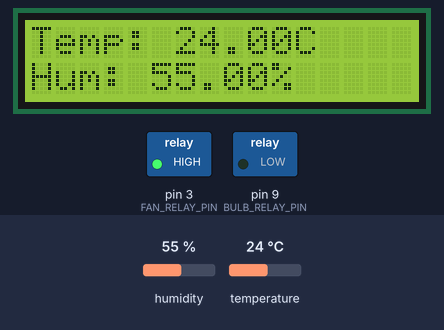
Recording of a sketch running on a simulated Arduino Uno, built with avr-gcc and run on an emulated ATmega328P. Parts: 16×2 character LCD, switched loads named in the sketch (green lamp = pin HIGH). Inputs (shaded band) come from the test bench; at power-on: humidity 55 %, temperature 24 °C. What the sketch prints to the serial monitor is not drawn.

Above: at 1.2 s.
1.3 s: humidity set to 51 %
At 3.5 s:
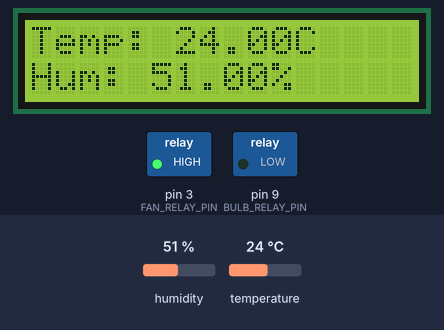
4.0 s: humidity set to 48 %
At 4.5 s:
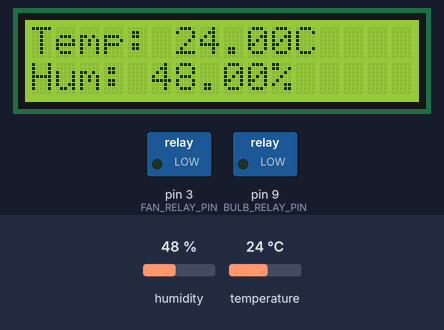
6.7 s: temperature set to 36 °C
At 8.9 s:
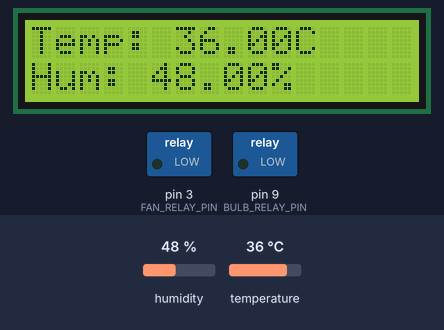
9.8 s: temperature set to 39 °C
At 11.1 s:
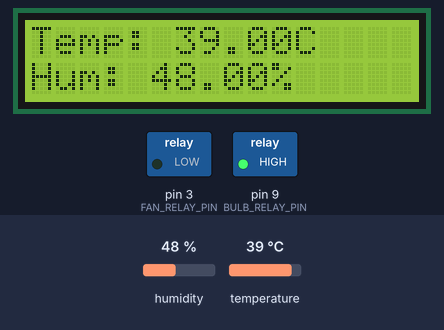
Timing chart, 0 to 12.8 s (numbered marks = the images above; inputs shaded):
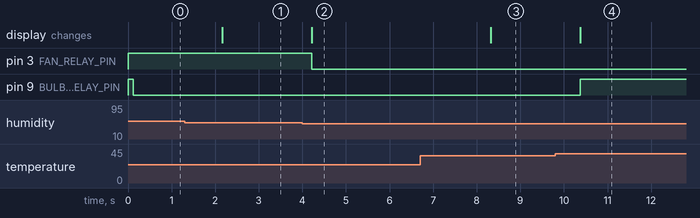

Measured:
- the behaviour switches between 50 and 49 % on humidity (found by bisection; images 1 and 2)
- the behaviour switches between 37 and 38 °C on temperature (found by bisection; images 3 and 4)
- after the input at 1.3 s, the display: changes after 0.87 s (image 1)
- after the input at 4.0 s, pin 3 (FAN_RELAY_PIN): HIGH → LOW after 0.22 s; the display: changes after 0.22 s (image 2)
- after the input at 6.7 s, the display: changes after 1.6 s (image 3)
- after the input at 9.8 s, pin 9 (BULB_RELAY_PIN): LOW → HIGH after 0.57 s; the display: changes after 0.57 s (image 4)

The sketch:

smart_incubator.ino
```cpp
#include <DHT.h>
#include <Wire.h>
#include <LiquidCrystal_I2C.h>

#define DHTPIN 2
#define FAN_RELAY_PIN 3     // Fan relay connected to pin 3
#define BULB_RELAY_PIN 9   // Bulb relay connected to pin 9
#define DHTTYPE DHT11

DHT dht(DHTPIN, DHTTYPE);
LiquidCrystal_I2C lcd(0x27, 16, 2);

// Temperature and humidity thresholds for fan control:
const float TEMP_THRESHOLD_FAN_ON = 37.5;   // Turn fan ON if temperature > 37.5°C
const float TEMP_THRESHOLD_FAN_OFF = 37.0;    // Turn fan OFF if temperature < 37.0°C
const float HUMIDITY_THRESHOLD_LOW = 50.0;    // Turn fan ON if humidity < 50%

// Temperature thresholds for bulb (heater) control:
const float TEMP_THRESHOLD_BULB_ON = 36.5;    // Turn bulb ON if temperature < 36.5°C
const float TEMP_THRESHOLD_BULB_OFF = 37.0;   // Turn bulb OFF if temperature > 37.0°C

bool fanOn = false;   // Tracks the current state of the fan
bool bulbOn = false;  // Tracks the current state of the bulb

void setup() {
  // Set relay pins as outputs
  pinMode(FAN_RELAY_PIN, OUTPUT);
  pinMode(BULB_RELAY_PIN, OUTPUT);
  // Initialize both relays to off (active LOW)
  digitalWrite(FAN_RELAY_PIN, HIGH);
  digitalWrite(BULB_RELAY_PIN, HIGH);

  dht.begin();
  lcd.begin(16, 2);
  lcd.backlight();
  Serial.begin(9600);
}

void loop() {
  float temperature = dht.readTemperature();
  float humidity = dht.readHumidity();

  if (isnan(temperature) || isnan(humidity)) {
    Serial.println("Failed to read from DHT sensor!");
    lcd.clear();
    lcd.setCursor(0, 0);
    lcd.print("Sensor Error   ");
    return;
  }

  Serial.print("Temp: ");
  Serial.print(temperature);
  Serial.print(" °C  Humidity: ");
  Serial.print(humidity);
  Serial.println(" %");

  lcd.clear();
  lcd.setCursor(0, 0);
  lcd.print("Temp: ");
  lcd.print(temperature);
  lcd.print("C");
  lcd.setCursor(0, 1);
  lcd.print("Hum: ");
  lcd.print(humidity);
  lcd.print("%");

  // Fan control (cooling):
  // Turn the fan ON if the temperature is too high or the humidity is too low.
  if (!fanOn && (temperature > TEMP_THRESHOLD_FAN_ON || humidity < HUMIDITY_THRESHOLD_LOW)) {
    digitalWrite(FAN_RELAY_PIN, LOW);  // Turn fan ON (active LOW)
    fanOn = true;
    Serial.println("Fan ON");
  }
  else if (fanOn && (temperature < TEMP_THRESHOLD_FAN_OFF && humidity >= HUMIDITY_THRESHOLD_LOW)) {
    digitalWrite(FAN_RELAY_PIN, HIGH); // Turn fan OFF
    fanOn = false;
    Serial.println("Fan OFF");
  }

  // Bulb control (heating):
  // Turn the bulb ON if the temperature is too low.
  if (!bulbOn && (temperature < TEMP_THRESHOLD_BULB_ON)) {
    digitalWrite(BULB_RELAY_PIN, LOW);  // Turn bulb ON (active LOW)
    bulbOn = true;
    Serial.println("Bulb ON");
  }
  else if (bulbOn && (temperature > TEMP_THRESHOLD_BULB_OFF)) {
    digitalWrite(BULB_RELAY_PIN, HIGH); // Turn bulb OFF
    bulbOn = false;
    Serial.println("Bulb OFF");
  }

  delay(2000); // Delay for sensor stability
}
```
